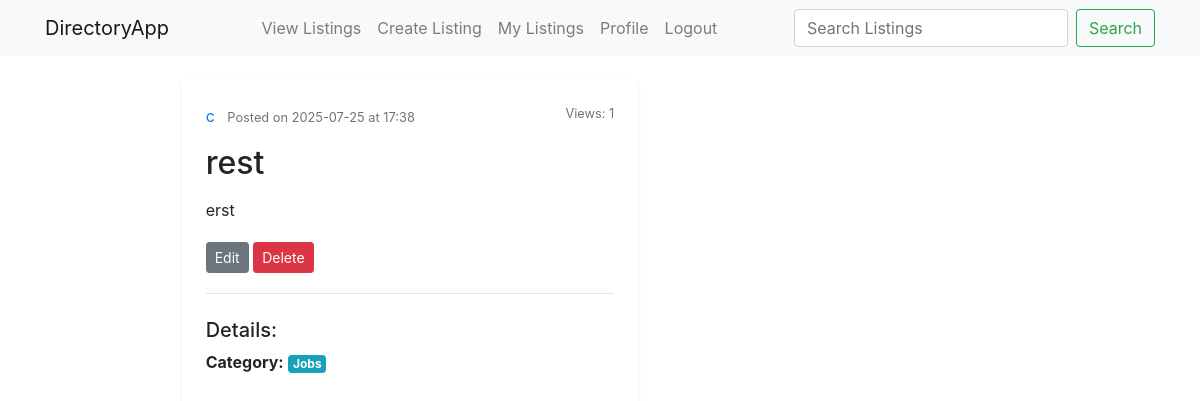
Page /listings/2 (signed in) on the committed database.
### app/models.py (models this page shows, shortened)
class User(UserMixin, db.Model):
    __tablename__ = 'users' # Correct
    id = db.Column(db.Integer, primary_key=True)
    username = db.Column(db.String(64), unique=True, nullable=False)
    email = db.Column(db.String(120), unique=True, nullable=False)
    password_hash = db.Column(db.String(128))
    roles = db.relationship('Role', secondary=user_roles, backref=db.backref('users', lazy='dynamic'))

class Listing(db.Model):
    __tablename__ = 'listings' # Correct
    id = db.Column(db.Integer, primary_key=True)
    title = db.Column(db.String(120), nullable=False)
    description = db.Column(db.Text, nullable=False)
    user_id = db.Column(db.Integer, db.ForeignKey('users.id'), nullable=False) # Refers to 'users.id' table
    author = db.relationship('User', backref=db.backref('listings', lazy='dynamic')) # 'listings' is the collection on User model
    category_id = db.Column(db.Integer, db.ForeignKey('categories.id'), nullable=False) # Refers to 'categories.id' table
    category = db.relationship('Category', backref=db.backref('listings', lazy=True)) # 'listings' is the collection on Category model
    location = db.Column(db.String(120), nullable=True)
    contact_email = db.Column(db.String(120), nullable=True)
    contact_phone = db.Column(db.String(60), nullable=True)
    price = db.Column(db.Float, nullable=True)
    created_at = db.Column(db.DateTime, nullable=False, default=db.func.now())
    updated_at = db.Column(db.DateTime, nullable=False, default=db.func.now(), onupdate=db.func.now())
    status = db.Column(db.String(20), nullable=False, default='published')
    views_count = db.Column(db.Integer, default=0)

class Category(db.Model):
    __tablename__ = 'categories' # Correct
    id = db.Column(db.Integer, primary_key=True)
    name = db.Column(db.String(64), unique=True, nullable=False)

### app/listings/routes.py (the view)
@listings_bp.route('/<int:listing_id>')
def view_listing(listing_id):
    listing = Listing.query.get_or_404(listing_id)
    listing.views_count += 1
    db.session.commit()
    return render_template('listings/view_listing.html', title=listing.title, listing=listing)

### app/models.py (called while the page is built)
@login_manager.user_loader
def load_user(user_id):
    return db.session.get(User, int(user_id)) # Recommended using db.session.get

### app/templates/listings/view_listing.html (shortened to what this page needs)
{% extends "base.html" %}
{% block content %}
    <div class="container mt-4">
        <div class="row">
            <div class="col-lg-8 offset-lg-2">
                <article class="media content-section p-4 shadow-sm rounded">
                    <div class="media-body">
                        <div class="article-metadata mb-3">
                            <a class="mr-2" href="{{ url_for('main.user_profile', username=listing.author.username) }}">{{ listing.author.username }}</a>
                            <small class="text-muted">Posted on {{ listing.created_at.strftime('%Y-%m-%d at %H:%M') }}</small>
                            <small class="text-muted float-right">Views: {{ listing.views_count }}</small>
                        </div>
                        <h2 class="article-title mb-3">{{ listing.title }}</h2>
                        <p class="article-content">{{ listing.description }}</p>
                        {% if current_user == listing.author %}
                            <div class="mb-3">
                                <a class="btn btn-secondary btn-sm mt-1 mb-1" href="{{ url_for('listings.edit_listing', listing_id=listing.id) }}">Edit</a>
                                <form action="{{ url_for('listings.delete_listing', listing_id=listing.id) }}" method="POST" class="d-inline">
                                    <button type="submit" class="btn btn-danger btn-sm mt-1 mb-1" onclick="return confirm('Are you sure you want to delete this listing? This action cannot be undone.');">Delete</button>
                                </form>
                            </div>
                        {% endif %}
                        <hr>
                        <h5 class="mt-4">Details:</h5>
                        <ul class="list-unstyled">
                            {% if listing.category %}<li><strong>Category:</strong> <span class="badge badge-info">{{ listing.category.name }}</span></li>{% endif %}
                        </ul>
                    </div>
                </article>
            </div>
        </div>
    </div>
{% endblock %}

### rows in the picture
User: author.username "c"
Listing: created_at "2025-07-25 at 17:38", views_count "1", title "rest", description "erst"
Category: category.name "Jobs"
